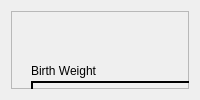
         <widget class="QWidget" name="page_3">
          <layout class="QGridLayout" name="gridLayout_4">
           <item row="0" column="0">
            <widget class="QFrame" name="frame_3">
             <property name="frameShape">
              <enum>QFrame::StyledPanel</enum>
             </property>
             <property name="frameShadow">
              <enum>QFrame::Raised</enum>
             </property>
             <widget class="QFrame" name="frame_4">
              <property name="geometry">
               <rect>
                <x>-10</x>
                <y>-10</y>
                <width>841</width>
                <height>551</height>
               </rect>
              </property>
              <property name="frameShape">
               <enum>QFrame::StyledPanel</enum>
              </property>
              <property name="frameShadow">
               <enum>QFrame::Raised</enum>
              </property>
              <widget class="QLabel" name="label_6">
               <property name="geometry">
                <rect>
                 <x>30</x>
                 <y>60</y>
                 <width>161</width>
                 <height>20</height>
                </rect>
               </property>
               <property name="styleSheet">
                <string notr="true">font: 75 12pt &quot;Times New Roman&quot;;</string>
               </property>
               <property name="text">
                <string>Birth Weight</string>
               </property>
              </widget>
              <widget class="QLabel" name="label_34">
               <property name="geometry">
                <rect>
                 <x>330</x>
                 <y>60</y>
                 <width>161</width>
                 <height>20</height>
                </rect>
               </property>
               <property name="styleSheet">
                <string notr="true">font: 75 12pt &quot;Times New Roman&quot;;</string>
               </property>
               <property name="text">
                <string>Sex</string>
               </property>
              </widget>
              <widget class="QLabel" name="label_35">
               <property name="geometry">
                <rect>
                 <x>580</x>
                 <y>60</y>
                 <width>181</width>
                 <height>20</height>
                </rect>
               </property>
               <property name="styleSheet">
                <string notr="true">font: 75 12pt &quot;Times New Roman&quot;;</string>
               </property>
               <property name="text">
                <string>Initiated On BF in &lt; 1hr</string>
               </property>
              </widget>
              <widget class="QLabel" name="label_36">
               <property name="geometry">
                <rect>
                 <x>30</x>
                 <y>150</y>
                 <width>181</width>
                 <height>20</height>
                </rect>
               </property>
               <property name="styleSheet">
                <string notr="true">font: 75 12pt &quot;Times New Roman&quot;;</string>
               </property>
               <property name="text">
                <string>Kangaroo Mother Care</string>
               </property>
              </widget>
              <widget class="QLabel" name="label_37">
               <property name="geometry">
                <rect>
                 <x>330</x>
                 <y>150</y>
                 <width>121</width>
                 <height>20</height>
                </rect>
               </property>
               <property name="styleSheet">
                <string notr="true">font: 75 12pt &quot;Times New Roman&quot;;</string>
               </property>
               <property name="text">
                <string>TEO givern at birth</string>
               </property>
              </widget>
              <widget class="QLabel" name="label_38">
               <property name="geometry">
                <rect>
                 <x>590</x>
                 <y>150</y>
                 <width>231</width>
                 <height>20</height>
                </rect>
               </property>
               <property name="styleSheet">
                <string notr="true">font: 75 12pt &quot;Times New Roman&quot;;</string>
               </property>
               <property name="text">
                <string>Chlorhexidine applied on cord stump</string>
               </property>
              </widget>
              <widget class="QLabel" name="label_39">
               <property name="geometry">
                <rect>
                 <x>30</x>
                 <y>230</y>
                 <width>161</width>
                 <height>20</height>
                </rect>
               </property>
               <property name="styleSheet">
                <string notr="true">font: 75 12pt &quot;Times New Roman&quot;;</string>
               </property>
               <property name="text">
                <string>Birth with deformity</string>
               </property>
              </widget>
              <widget class="QLabel" name="label_40">
               <property name="geometry">
                <rect>
                 <x>330</x>
                 <y>230</y>
                 <width>111</width>
                 <height>20</height>
                </rect>
               </property>
               <property name="styleSheet">
                <string notr="true">font: 75 12pt &quot;Times New Roman&quot;;</string>
               </property>
               <property name="text">
                <string>Givern Vitamin K</string>
               </property>
              </widget>
              <widget class="QLabel" name="label_42">
               <property name="geometry">
                <rect>
                 <x>590</x>
                 <y>230</y>
                 <width>181</width>
                 <height>20</height>
                </rect>
               </property>
               <property name="styleSheet">
                <string notr="true">font: 75 12pt &quot;Times New Roman&quot;;</string>
               </property>
               <property name="text">
                <string>VDRL/RPR Results</string>
               </property>
              </widget>
              <widget class="QLabel" name="label_43">
               <property name="geometry">
                <rect>
                 <x>330</x>
                 <y>300</y>
                 <width>161</width>
                 <height>20</height>
                </rect>
               </property>
               <property name="styleSheet">
                <string notr="true">font: 75 12pt &quot;Times New Roman&quot;;</string>
               </property>
               <property name="text">
                <string/>
               </property>
              </widget>
              <widget class="QPushButton" name="baby_submit">
               <property name="geometry">
                <rect>
                 <x>300</x>
                 <y>360</y>
                 <width>261</width>
                 <height>41</height>
                </rect>
               </property>
               <property name="styleSheet">
                <string notr="true">background-color: #788596;
color: rgb(255, 255, 255);
font: 75 14pt &quot;Times New Roman&quot;;
border-radius:20px;</string>
               </property>
               <property name="text">
                <string>submit</string>
               </property>
              </widget>
              <widget class="QLabel" name="label_48">
               <property name="geometry">
                <rect>
                 <x>310</x>
                 <y>20</y>
                 <width>321</width>
                 <height>20</height>
                </rect>
               </property>
               <property name="styleSheet">
                <string notr="true">color:#788596;
font: 75 14pt &quot;Times New Roman&quot;;</string>
               </property>
               <property name="text">
                <string>BABY INFORMATION</string>
               </property>
              </widget>
              <widget class="QLineEdit" name="birth_weight">
               <property name="geometry">
                <rect>
                 <x>30</x>
                 <y>80</y>
                 <width>211</width>
                 <height>31</height>
                </rect>
               </property>
               <property name="styleSheet">
                <string notr="true">background-color:transparent;
border: 2px solid black;</string>
               </property>
              </widget>
              <widget class="QComboBox" name="sex">
               <property name="geometry">
                <rect>
                 <x>330</x>
                 <y>80</y>
                 <width>201</width>
                 <height>31</height>
                </rect>
               </property>
               <property name="styleSheet">
                <string notr="true">
border: 2px solid black;</string>
               </property>
               <item>
                <property name="text">
                 <string>Male</string>
                </property>
               </item>
               <item>
                <property name="text">
                 <string>Female</string>
                </property>
               </item>
               <item>
                <property name="text">
                 <string>other</string>
                </property>
               </item>
              </widget>
              <widget class="QComboBox" name="initiated_bf">
               <property name="geometry">
                <rect>
                 <x>580</x>
                 <y>80</y>
                 <width>221</width>
                 <height>31</height>
                </rect>
               </property>
               <property name="styleSheet">
                <string notr="true">
border: 2px solid black;</string>
               </property>
               <item>
                <property name="text">
                 <string>Yes</string>
                </property>
               </item>
               <item>
                <property name="text">
                 <string>No</string>
                </property>
               </item>
              </widget>
              <widget class="QComboBox" name="kangaroo_mother">
               <property name="geometry">
                <rect>
                 <x>30</x>
                 <y>170</y>
                 <width>211</width>
                 <height>31</height>
                </rect>
               </property>
               <property name="styleSheet">
                <string notr="true">
border: 2px solid black;</string>
               </property>
               <item>
                <property name="text">
                 <string>Yes</string>
                </property>
               </item>
               <item>
                <property name="text">
                 <string>No</string>
                </property>
               </item>
              </widget>
              <widget class="QComboBox" name="teo_givern_at_birth">
               <property name="geometry">
                <rect>
                 <x>330</x>
                 <y>170</y>
                 <width>201</width>
                 <height>31</height>
                </rect>
               </property>
               <property name="styleSheet">
                <string notr="true">
border: 2px solid black;</string>
               </property>
               <item>
                <property name="text">
                 <string>Yes</string>
                </property>
               </item>
               <item>
                <property name="text">
                 <string>No</string>
                </property>
               </item>
              </widget>
              <widget class="QComboBox" name="chlorhexidine">
               <property name="geometry">
                <rect>
                 <x>590</x>
                 <y>170</y>
                 <width>221</width>
                 <height>31</height>
                </rect>
               </property>
               <property name="styleSheet">
                <string notr="true">
border: 2px solid black;</string>
               </property>
               <item>
                <property name="text">
                 <string>Yes</string>
                </property>
               </item>
               <item>
                <property name="text">
                 <string>No</string>
                </property>
               </item>
              </widget>
              <widget class="QComboBox" name="birth_with_deformity">
               <property name="geometry">
                <rect>
                 <x>30</x>
                 <y>250</y>
                 <width>211</width>
                 <height>31</height>
                </rect>
               </property>
               <property name="styleSheet">
                <string notr="true">
border: 2px solid black;</string>
               </property>
               <item>
                <property name="text">
                 <string>Yes</string>
                </property>
               </item>
               <item>
                <property name="text">
                 <string>No</string>
                </property>
               </item>
              </widget>
              <widget class="QComboBox" name="givern_vitamin_k">
               <property name="geometry">
                <rect>
                 <x>330</x>
                 <y>250</y>
                 <width>201</width>
                 <height>31</height>
                </rect>
               </property>
               <property name="styleSheet">
                <string notr="true">
border: 2px solid black;</string>
               </property>
               <item>
                <property name="text">
                 <string>Yes</string>
                </property>
               </item>
               <item>
                <property name="text">
                 <string>No</string>
                </property>
               </item>
              </widget>
              <widget class="QComboBox" name="vdrl_result">
               <property name="geometry">
                <rect>
                 <x>590</x>
                 <y>250</y>
                 <width>221</width>
                 <height>31</height>
                </rect>
               </property>
               <property name="styleSheet">
                <string notr="true">
border: 2px solid black;</string>
               </property>
               <item>
                <property name="text">
                 <string>P</string>
                </property>
               </item>
               <item>
                <property name="text">
                 <string>N</string>
                </property>
               </item>
               <item>
                <property name="text">
                 <string>ND</string>
                </property>
               </item>
              </widget>
             </widget>
            </widget>
           </item>
          </layout>
         </widget>
